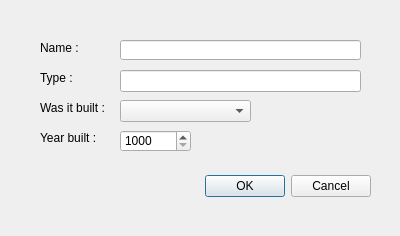
<?xml version="1.0" encoding="UTF-8"?>
<ui version="4.0">
 <class>computerForm</class>
 <widget class="QDialog" name="computerForm">
  <property name="geometry">
   <rect>
    <x>0</x>
    <y>0</y>
    <width>400</width>
    <height>236</height>
   </rect>
  </property>
  <property name="windowTitle">
   <string>Dialog</string>
  </property>
  <property name="modal">
   <bool>true</bool>
  </property>
  <widget class="QDialogButtonBox" name="buttonBox">
   <property name="geometry">
    <rect>
     <x>30</x>
     <y>170</y>
     <width>341</width>
     <height>32</height>
    </rect>
   </property>
   <property name="orientation">
    <enum>Qt::Horizontal</enum>
   </property>
   <property name="standardButtons">
    <set>QDialogButtonBox::Cancel|QDialogButtonBox::Ok</set>
   </property>
  </widget>
  <widget class="QLabel" name="label_4">
   <property name="geometry">
    <rect>
     <x>40</x>
     <y>130</y>
     <width>71</width>
     <height>16</height>
    </rect>
   </property>
   <property name="text">
    <string>Year built :</string>
   </property>
  </widget>
  <widget class="QSpinBox" name="cYearBuilt">
   <property name="geometry">
    <rect>
     <x>120</x>
     <y>130</y>
     <width>71</width>
     <height>22</height>
    </rect>
   </property>
   <property name="minimum">
    <number>1000</number>
   </property>
   <property name="maximum">
    <number>2016</number>
   </property>
  </widget>
  <widget class="QLabel" name="label">
   <property name="geometry">
    <rect>
     <x>40</x>
     <y>40</y>
     <width>81</width>
     <height>16</height>
    </rect>
   </property>
   <property name="text">
    <string>Name : </string>
   </property>
  </widget>
  <widget class="QLabel" name="label_2">
   <property name="geometry">
    <rect>
     <x>40</x>
     <y>70</y>
     <width>81</width>
     <height>16</height>
    </rect>
   </property>
   <property name="text">
    <string>Type :</string>
   </property>
  </widget>
  <widget class="QLineEdit" name="cName">
   <property name="geometry">
    <rect>
     <x>120</x>
     <y>40</y>
     <width>241</width>
     <height>20</height>
    </rect>
   </property>
  </widget>
  <widget class="QComboBox" name="cWasItBuilt">
   <property name="geometry">
    <rect>
     <x>120</x>
     <y>100</y>
     <width>131</width>
     <height>22</height>
    </rect>
   </property>
  </widget>
  <widget class="QLabel" name="label_3">
   <property name="geometry">
    <rect>
     <x>40</x>
     <y>100</y>
     <width>81</width>
     <height>16</height>
    </rect>
   </property>
   <property name="text">
    <string>Was it built :</string>
   </property>
  </widget>
  <widget class="QLineEdit" name="cType">
   <property name="geometry">
    <rect>
     <x>120</x>
     <y>70</y>
     <width>241</width>
     <height>22</height>
    </rect>
   </property>
  </widget>
 </widget>
 <resources/>
 <connections>
  <connection>
   <sender>buttonBox</sender>
   <signal>accepted()</signal>
   <receiver>computerForm</receiver>
   <slot>accept()</slot>
   <hints>
    <hint type="sourcelabel">
     <x>248</x>
     <y>254</y>
    </hint>
    <hint type="destinationlabel">
     <x>157</x>
     <y>274</y>
    </hint>
   </hints>
  </connection>
  <connection>
   <sender>buttonBox</sender>
   <signal>rejected()</signal>
   <receiver>computerForm</receiver>
   <slot>reject()</slot>
   <hints>
    <hint type="sourcelabel">
     <x>316</x>
     <y>260</y>
    </hint>
    <hint type="destinationlabel">
     <x>286</x>
     <y>274</y>
    </hint>
   </hints>
  </connection>
 </connections>
</ui>
